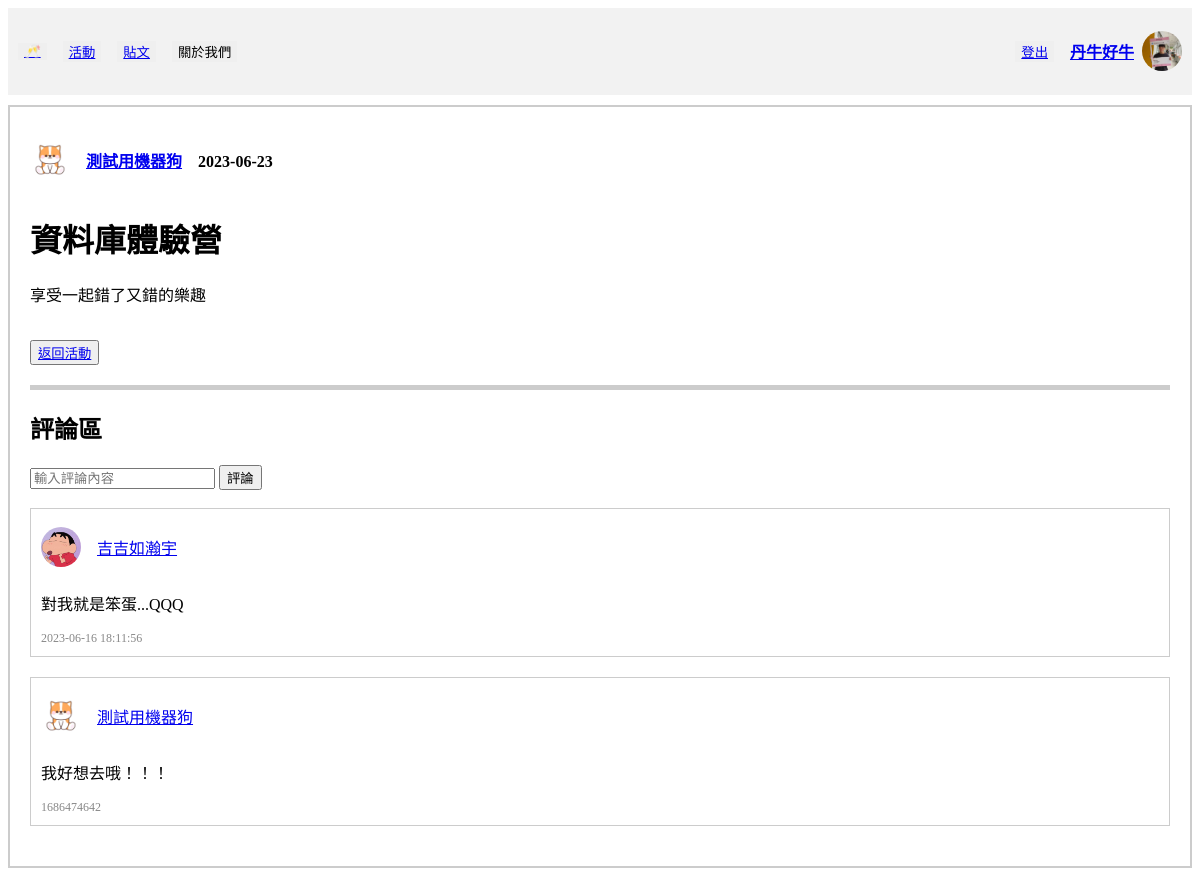
Page /activity/activities/activity_detail/335f46a8-afab-431a-852f-365166d44e2a (signed in) on the committed database.
### tables this page shows
CREATE TABLE "User" (
	"userID"	INTEGER,
	"password"	VARCHAR(10),
	"nickname"	VARCHAR(10) NOT NULL,
	"gender"	VARCHAR(1) NOT NULL,
	"birth"	TEXT,
	"cellphone"	VARCHAR(10),
	"email"	TEXT UNIQUE,
	"image" TEXT,
	PRIMARY KEY("userID" AUTOINCREMENT)
);

CREATE TABLE "Activity" (
	"activityID" VARCHAR(36),
	"title"	VARCHAR(10),
	"time"	TEXT,
	"area"	TEXT,
	"location"	TEXT,
	"category"	TEXT,
	"peopleLimited"	INTEGER,
	"signUp"	INTEGER,
	"fee"	INTEGER,
	"expireDate"	TEXT,
	"status"	CHAR(1),
	"organizerUserID"	INTEGER,
	"Intro"	VARCHAR(50),
	"createTime"	TEXT,
	FOREIGN KEY("organizerUserID") REFERENCES "User"("userID"),
	PRIMARY KEY("activityID" )
);

CREATE TABLE "Discussion" (
	"discussionID"	INTEGER,
	"discussionUserID"	INTEGER,
	"discussionActivityID"	VARCHAR(36),
	"discussionTime"	TEXT,
	"discussionContent"	TEXT,
	FOREIGN KEY("discussionUserID") REFERENCES "User"("userID"),
	FOREIGN KEY("discussionActivityID") REFERENCES "Activity"("activityID"),
	PRIMARY KEY("discussionID" AUTOINCREMENT)
);

### crud/crudActivity.py (the view, shortened to what this page needs)
@activity_bp.route(
    "/activities/activity_detail/<string:activityID>", methods=["GET", "POST"]
)
def activity_detail(activityID):
    show_methed = request.args.get("show_methed")
    origin_user = session["userID"]
    con = sql.connect("funCrew_db.db")
    con.row_factory = sql.Row
    cur = con.cursor()
    cur.execute("SELECT nickname FROM User WHERE userID=?", (origin_user,))
    origin_username = cur.fetchone()[0]
    cur.execute("SELECT image FROM User WHERE userID=?", (origin_user,))
    origin_user_image = cur.fetchone()[0]
    cur.execute(
        "SELECT * FROM Participant WHERE participantUserID=? AND participantActivityID=?",
        (origin_user, activityID),
    )
    joint = cur.fetchone()
    cur.execute(
        "SELECT * FROM Activity, User WHERE organizerUserID=userID AND activityID=?",
        (activityID,),
    )
    activity = cur.fetchone()
    cur.execute(
        """
        SELECT Discussion.*, User.image, User.nickname
        FROM Discussion
        INNER JOIN User ON Discussion.discussionUserID = User.userID
        WHERE discussionActivityID = ?
        ORDER BY discussionTime DESC
        """,
        (activityID,),
    )
    discussions = cur.fetchall()
    cur.execute(
        "SELECT image FROM User WHERE userID=? ", (activity["organizerUserID"],)
    )
    user_image = cur.fetchone()
    try:
       return render_template(
        "activity_detail.html",
        activity=activity,
        discussions=discussions,
        activityID=activityID,
        userID=origin_user,
        show_methed=show_methed,
        user_image=user_image,
        origin_username=origin_username,
        origin_user_image=origin_user_image,
        joint=joint,
    )
    except Exception as e:
        print(e)

### templates/activity_detail.html (shortened to what this page needs)
<!DOCTYPE html>
<html lang="zh-Hant-TW">
<head>
</head>
<body>
    <div class="header">
        <div class="header-left">
            <button class="button"><a href="/home"> 🥂 </a></button>
            <button class="button"><a href="/activity/activities/signingUp">活動</a></button>
            <button class="button"><a href="/post/posts/newest">貼文</a></button>
            <button class="button">關於我們</button>
        </div>
        <div class="header-right">
            <button class="button"><a href="/user/logout">登出</a></button>
            <div class="user-info">
                <h4><a href="/user/personalInfo">{{ origin_username }}</a></h4></button>
                <img src="{{ url_for('static', filename='images/avatars/' + origin_user_image) }}" alt="大頭貼">
            </div>
        </div>
    </div>
    <div class="post-wrapper">
        <div class="user-info">
            <img src="{{ url_for('static', filename='images/avatars/' + user_image[0]) }}" alt="大頭貼">
            <h4>　<a href="/user/info/{{activity['organizerUserID']}}">{{ activity['nickname'] }}</a>　{{ activity['time']
                }}</h4>
        </div>
        <h1>{{ activity['title'] }}</h1>
        <p>{{ activity['Intro'] }}</p>
        <br>
        <button><a href="/activity/activities/{{show_methed}}">返回活動</a></button>
        <div class="separator"></div>
        <h2>評論區</h2>
        <form action="/activity/activities/activity_detail/{{ activityID }}" method="post" required>
            <div class="input">
                <input type="text" name="content" placeholder="輸入評論內容">
                <button type="submit">評論</button>
            </div>
        </form>
        <br>
        {% for discussion in discussions %}
        <div class="post">
            <div class="content">
                <div class="user-info">
                    <img src="{{ url_for('static', filename='images/avatars/' + discussion['image']) }}" alt="大頭貼">
                    <p><a href="/user/info/{{ discussion['discussionUserID'] }}">{{ discussion['nickname'] }}</a>
                    </p>
                </div>
                <p>{{ discussion['discussionContent'] }}</p>
            </div>
            <div class="info">
                <span>{{ discussion['discussionTime'] }}</span>
            </div>
        </div>
        {% endfor %}
    </div>
</body>

### templates/activity_detail.html (style rules this page uses)
.header { display: flex; justify-content: space-between; align-items: center; padding: 10px; background-color: #f2f2f2; }
.header-left { display: flex; align-items: center; }
.header-right { display: flex; align-items: center; }
.button { margin-right: 16px; border: none; }
.post { margin-bottom: 20px; border: 1px solid #ccc; padding: 10px; }
.post .info { font-size: 12px; color: #888; }
.post .content { margin-top: 0px; }
.user-info { display: flex; align-items: center; }
.user-info h4 { margin-right: 8px; }
.user-info img { width: 40px; height: 40px; border-radius: 50%; object-fit: cover; }
.post-wrapper { border: 2px solid #ccc; padding: 20px; margin-top: 10px; margin-bottom: 10px; }
.separator { border-top: 5px solid #ccc; margin-top: 20px; margin-bottom: 20px; }

### rows in the picture
User: nickname "丹牛好牛", image (picture)
User: image (picture), nickname "測試用機器狗"
Activity: time "2023-06-23", title "資料庫體驗營", Intro "享受一起錯了又錯的樂趣"
Discussion: image (picture), nickname "吉吉如瀚宇", discussionContent "對我就是笨蛋...QQQ", discussionTime "2023-06-16 18:11:56"
Discussion: image (picture), nickname "測試用機器狗", discussionContent "我好想去哦！！！", discussionTime "1686474642"
